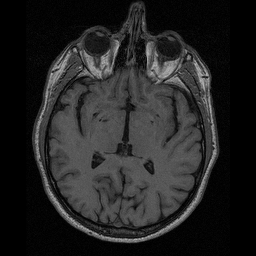
#> input picture data/lab-01-data/brain-slice40.tiff, 256 x 256 px
$ python -i fourier_descriptors.py   (imports and definitions only)   (older library calls are emulated)
#> lines starting #> are read from the running program, lines starting #| are printed output that depends on the picture; after the words box and inside, x2 and y2 are one past the last pixel; in counts of white or black regions, pixels touching at a corner belong together
#> further down, picture is the input picture: shape (256, 256); min 0, max 189, mean 35.2
### final_project/helpers.py
import cv2
import numpy as np
import k_means
from scipy.fft import fft, ifft
import matplotlib.pyplot as plt
import scipy.signal as signal
from skimage.color import rgb2gray
from sklearn import cluster


#HELPERS

# [26 lines left out: functions LoG, zero_crossing, sobel_filter, not called in this run]

def median_filter(img,k=3):
    new_image = np.zeros(img.shape,dtype=np.uint8)
    offset = int((k-1)/2)
    for i in range(offset,img.shape[0]-offset):
        for j in range(offset,img.shape[1]-offset):
            new_image[i,j] = int(np.median(img[i-offset:i+offset+1,j-offset:j+offset+1]))
    return new_image

# [58 lines left out: functions retrieve_corners_opt, retrieve_corners_alt, extract_table_alt, extract_table, not called in this run]

def in_image(img,x,y):
    return x >= 0 and y >= 0 and x < img.shape[0] and y < img.shape[1]

# [62 lines left out: functions neighbours, iterative_grow, create_k_mean_mask, shape_detector, not called in this run]


    ### CONTOURS

directions = np.asarray([[1,-1],[1,1],[-1,1],[-1,-1],[0,-1],[1,0],[0,1],[-1,0]]) # Trigonometric wise

# [298 lines left out: functions get_contour, get_ordered_contour, sharp_edges, complex_contour, show_contour, get_fourier_descriptors and 7 more, not called in this run]

### final_project/fourier_descriptors.py
import numpy as np
import matplotlib.pyplot as plt
import cv2
from helpers import *


DIRECTIONS = [(0,-1),(1,0),(0,1),(-1,0),(-1,-1),(1,-1),(1,1),(-1,1)]

def plot_im(image,cmap="gray"):
    fig,ax= plt.subplots(figsize=(16,9))
    ax.imshow(image,cmap=cmap)

def has_neighbours(im,pt):
    return im[pt[0]-1:pt[0]+2,pt[1]-1:pt[1]+2].sum() > 1

def get_new_pt(tmp_im):
    zero_idx = np.where(tmp_im > 0)
    actual_pt = (-1,-1)
    if zero_idx[0].shape[0] != 0: # Still some pixels left
        actual_pt = (zero_idx[0][0],zero_idx[1][0])
    return actual_pt

def get_next_pt(im,pt):
    searching = True
    i = 0
    for i in range(len(DIRECTIONS)):
        d = DIRECTIONS[i]
        new_pt = (pt[0]+d[0],pt[1]+d[1])
        if (new_pt[0] < 0 or new_pt[0] >= im.shape[0] or
                new_pt[1] < 0 or new_pt[1] >= im.shape[1]):
            pass
        elif im[new_pt] > 0:
            return new_pt
    return pt

def order_contour(im):
    tmp_im = np.copy(im)
    tmp_pt = get_new_pt(tmp_im)
    contour = []
    while tmp_im.sum() != 0 and tmp_pt != (-1,-1):
        if has_neighbours(tmp_im,tmp_pt):
            contour.append(tmp_pt)
            tmp_im[tmp_pt] = 0
            tmp_pt = get_next_pt(tmp_im,tmp_pt)
        else:
            tmp_im[tmp_pt] = 0
            tmp_pt = get_new_pt(tmp_im)
    return contour

def get_fourier_descriptors_alt(contour,n=2):
    """ Compute the fourier descriptors of a digit. """
    complex_contour = list(map(lambda l: complex(l[0],l[1]), contour))
    fourier_coeffs = fft(complex_contour)
    return np.absolute(fourier_coeffs[1:n+1])


def extract_features(image,n=2):
#> called with n = 2
    ret, thresholded_im = cv2.threshold(image,0,255,cv2.THRESH_BINARY+cv2.THRESH_OTSU)
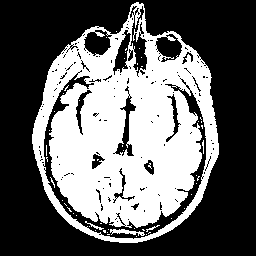
#> thresholded_im: shape (256, 256); 40% white; 53 white regions (49 under 20 px), largest, box (x1, y1, x2, y2) and area: (32, 2, 219, 243) 25853, (110, 229, 145, 236) 120, (85, 221, 104, 230) 38, (146, 225, 160, 232) 25
#> ret = 42
    thresholded_im[thresholded_im == 0] = 1
    thresholded_im[thresholded_im == 255] = 0
    thresholded_im = median_filter(thresholded_im)
#> after the loop in median_filter, `for i in range(offset,img.shape[0]-offset):`:
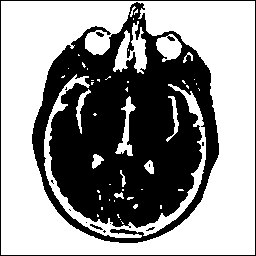
#> new_image: shape (256, 256); values 0 (black) and 1 (white), 58% white; 13 black regions (9 under 20 px)
    contour_points,_ = cv2.findContours(thresholded_im, cv2.RETR_CCOMP, cv2.CHAIN_APPROX_NONE)
#> contour_points = 65 contours, 48 with area under 20; largest, box (x1, y1, x2, y2) and area: (1, 1, 255, 255) 64009, (31, 1, 220, 244) 32412, (44, 74, 206, 238) 2538, (113, 21, 147, 74) 720, (156, 34, 182, 62) 444
    mask = np.zeros(image.shape,np.uint8)
    for i in contour_points:
        for j in i:
            mask[j[0][1],j[0][0]] = 1
#> this loop made 65 passes
#> i on passes 2, 8, 9, 15, 16, 17, 26, 29, 31, 33, 34, 43: [[120, 219]], [[114, 200], [114, 201]], [[109, 199], [109, 200]], [[141, 189], [142, 189]], [[122, 189], [122, 190], [123, 190], [123, 189]], [[109, 184], [110, 184]], [[198, 88], [199, 89], [199, 90], [199, 89]], [[196, 83], [196, 84]], [[127, 81], [127, 82], [128, 82], [128, 81]], [[91, 80], [92, 80], [93, 80], [92, 80]], [[194, 79]], [[109, 223], [110, 222], [111, 223], [110, 224]]
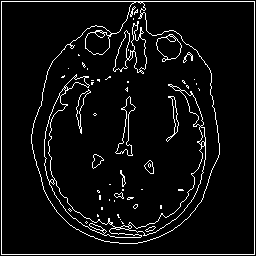
#> mask: shape (256, 256); values 0 (black) and 1 (white), 6% white in thin lines or dots
    contour = order_contour(mask)
#> in get_new_pt, `zero_idx = np.where(tmp_im > 0)`: zero_idx = 3923 positions, rows 1 to 254, columns 1 to 254
#> in get_new_pt, `actual_pt = (zero_idx[0][0],zero_idx[1][0])`: actual_pt = (1, 1)
#> the loop in order_contour, `while tmp_im.sum() != 0 and tmp_pt != (-1,-1):` made 3923 passes
#> tmp_pt on passes 1 to 12: (2, 1), (3, 1), (4, 1), (5, 1), (6, 1), (7, 1), (8, 1), (9, 1), (10, 1), (11, 1), (12, 1), (13, 1)
#> after the loop in order_contour, `while tmp_im.sum() != 0 and tmp_pt != (-1,-1):`: tmp_im: shape (256, 256); 5.99% of pixels changed, all inside (x1, y1, x2, y2) = (1, 1, 255, 255)
#> after the loop in order_contour, `while tmp_im.sum() != 0 and tmp_pt != (-1,-1):`: contour = 3797 pairs, first value 1 to 254, second value 1 to 254
    descriptors = get_fourier_descriptors_alt(contour,n=n)
#> in get_fourier_descriptors_alt, `complex_contour = list(map(lambda l: complex(l[0],l[1]), contour))`: complex_contour = 3797 items
#> descriptors = [114247.7, 102730.1]
    return descriptors

>>> import cv2
>>> picture = cv2.imread('../data/lab-01-data/brain-slice40.tiff', cv2.IMREAD_GRAYSCALE)
>>> result = extract_features(picture)
#> result = [114247.7, 102730.1]
